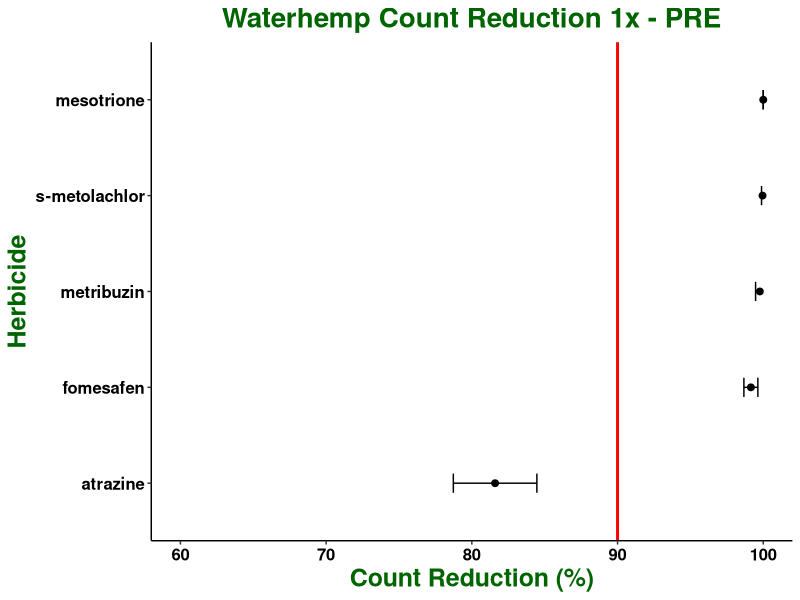
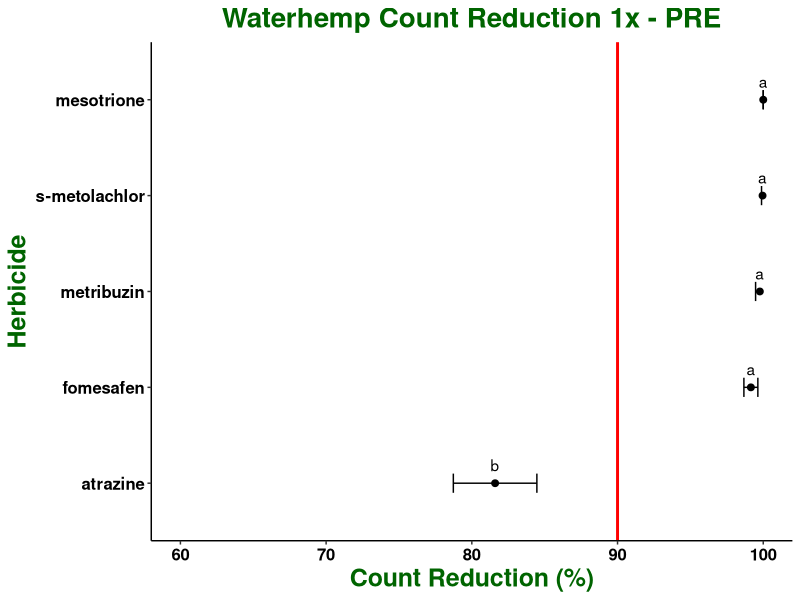

The R source for these figures, in order: (Note: this script raises an error after producing the figures.)
## ---- chunk 1

knitr::opts_chunk$set(echo = TRUE)
library(tidyverse)
library(ggplot2)
library(car)
library(emmeans)
library(multcompView)
library(glmmTMB)
library(ggpubr)

## ---- chunk 2

waterhemp <- read.csv("All PRE_Reduction_1x.csv")

str(waterhemp)

waterhemp$run <- as.factor(waterhemp$run)

waterhemp$pop <- as.factor(waterhemp$pop)

waterhemp$herb <- as.factor(waterhemp$herb)

waterhemp$rate <- as.factor(waterhemp$rate)

waterhemp$rep <- as.factor(waterhemp$rep)

str(waterhemp)

## ---- chunk 3

## Summarizes data.
## Gives count, mean, standard deviation, standard error of the mean, and confidence interval (default 95%).
##   data: a data frame.
##   measurevar: the name of a column that contains the variable to be summarized
##   groupvars: a vector containing names of columns that contain grouping variables
##   na.rm: a boolean that indicates whether to ignore NA's
##   conf.interval: the percent range of the confidence interval (default is 95%)
summarySE <- function(data=NULL, measurevar, groupvars=NULL, na.rm=TRUE,
                      conf.interval=.95, .drop=TRUE) {
    library(plyr)

    # New version of length which can handle NA's: if na.rm==T, don't count them
    length2 <- function (x, na.rm=TRUE) {
        if (na.rm) sum(!is.na(x))
        else       length(x)
    }

    # This does the summary. For each group's data frame, return a vector with
    # N, mean, and sd
    datac <- ddply(data, groupvars, .drop=.drop,
      .fun = function(xx, col) {
        c(N    = length2(xx[[col]], na.rm=na.rm),
          mean = mean   (xx[[col]], na.rm=na.rm),
          sd   = sd     (xx[[col]], na.rm=na.rm)
        )
      },
      measurevar
    )

    # Rename the "mean" column    
    datac <- rename(datac, c("mean" = measurevar))

    datac$se <- datac$sd / sqrt(datac$N)  # Calculate standard error of the mean

    # Confidence interval multiplier for standard error
    # Calculate t-statistic for confidence interval: 
    # e.g., if conf.interval is .95, use .975 (above/below), and use df=N-1
    ciMult <- qt(conf.interval/2 + .5, datac$N-1)
    datac$ci <- datac$se * ciMult

    return(datac)
}

## ---- chunk 4

summary <- summarySE(waterhemp, measurevar = "count_red", groupvars = "herb")

summary

## ---- chunk 5

plot_RAW <- ggplot(summary, aes(x = count_red*100, y = reorder(herb, count_red))) + xlim(60, 100) +
  geom_point(size = 2) + 
  geom_vline(xintercept = 90, size = 1, colour = "red") +
  geom_errorbar(aes(xmin = (count_red*100) - (ci*100), xmax = (count_red*100) + (ci*100), width = 0.2)) + 
  labs(title = "Waterhemp Count Reduction 1x - PRE", x = "Count Reduction (%)", y = "Herbicide") + 
  theme_classic() + 
  theme (plot.title = element_text(face = "bold", hjust = 0.5, size = 20, colour = "darkgreen"), 
         axis.title = element_text(face = "bold", size = 18, colour = "darkgreen"), 
         axis.text = element_text(face = "bold", size = 12, colour = "black"))

plot_RAW

## ---- chunk 6

model <- glmmTMB(count_red ~ herb + (1|run) + (1|pop), data = waterhemp, beta_family(link = "logit"))

## ---- chunk 7

summary(model)

## ---- chunk 8

glmmTMB:::Anova.glmmTMB(model)

## ---- chunk 9

emm_herb <- emmeans(model, ~ herb, adjust = "tukey", type = "response", contr = "pairwise")

emm_herb

CLD_emm_herb <- if(requireNamespace("multcomp")) {
    multcomp::cld(emm_herb$emmeans, alpha = 0.05, Letters=letters, adjust="tukey", reversed = TRUE)}

CLD_emm_herb

## ---- chunk 10

plot_RAW + geom_text(aes(label = c("b", "a", "a", "a", "a")), vjust = -1) +
  ggsave("All PRE 1x_RAW.BETA Tukey HSD.jpeg", units="in", width=8, height=5, dpi=600)
